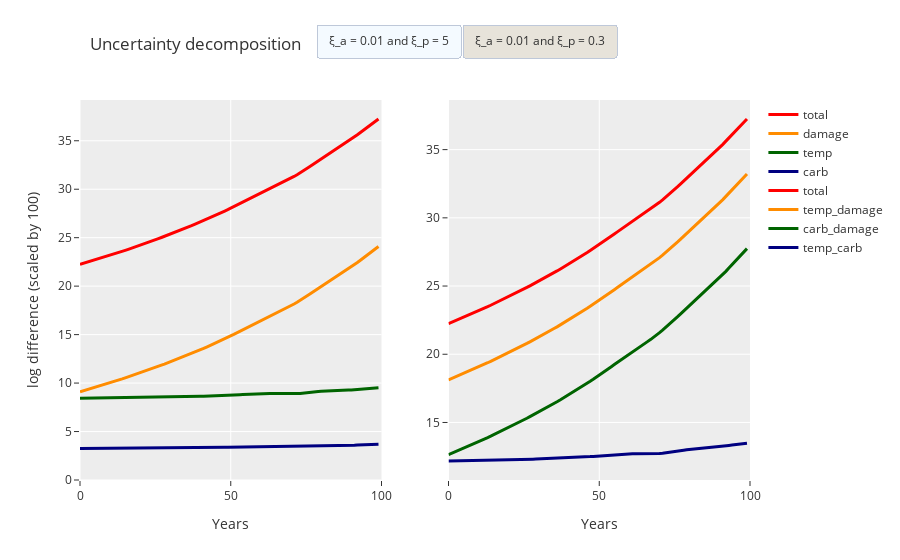

Notebook source saved alongside this figure:
### Code cell
# Initialize figure
fig = make_subplots(rows=1, cols=2, specs=[[{"type": "scatter"},
                                            {"type": "scatter"}]])

years=np.arange(0,100)
# partition specification
par_one_type = [['total', 'red'], ['damage', 'darkorange'], ['temp', 'darkgreen'], ['carb', 'navy']]
par_two_type = [['total', 'red'], ['temp_damage', 'darkorange'], 
                ['carb_damage', 'darkgreen'], ['temp_carb', 'navy']]
ξ_p_list = [5,0.3]
# Add Traces
for ξ_p in ξ_p_list:
    simulated_ratio = simulation_res[ξ_p]
    for par, color in par_one_type: 
        fig.add_trace(
            go.Scatter(x=years,
                       y=simulated_ratio[par],
                       name=par,
                       visible=False,
                       line=dict(color=color, width=3)), 
            row=1, col=1
        )
    for par, color in par_two_type:
        fig.add_trace(
            go.Scatter(x=years,
                       y=simulated_ratio[par],
                       name=par,
                       visible=False,
                       line=dict(color=color, width=3)), 
            row=1, col=2
        )
num_line = int(len(fig.data)/len(ξ_p_list))
for i in range(num_line):
    fig.data[i].visible = True
    
buttons = list()
for i in range(len(ξ_p_list)):
    button = dict(
        method='update',
        args=[{'visible': [False]*len(fig.data)}],
        label='ξ_a = 0.01 and ξ_p = {}'.format(ξ_p_list[i])
    )
    for j in range(num_line):
        button['args'][0]['visible'][i*num_line+j] = True
    buttons.append(button)

fig.update_layout(
    title=dict(
        text='Uncertainty decomposition',
        x=0.1
    ),
    updatemenus=[
        dict(
            type="buttons",
            direction="right",
            y=1.2,
            x=0.8,
            active=0,
            buttons=buttons,
            bgcolor='#e7e3da',
        )
    ])

fig.update_xaxes(range=[0, 100], title='Years')
fig.update_yaxes(rangemode='tozero', title='log difference (scaled by 100)', row=1, col=1)

fig.show()
